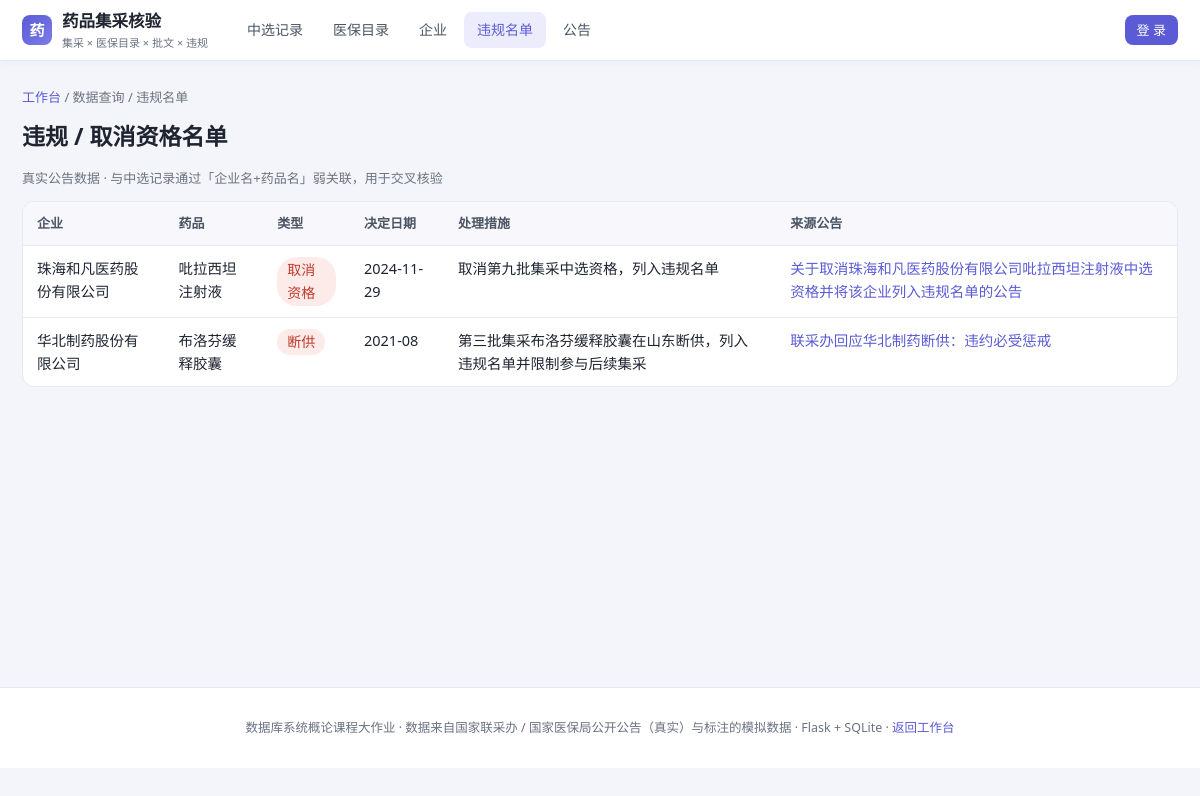
Screenshot of /violations with the database file from the repository.
### tables this page shows
CREATE TABLE violation (
  violation_id  INTEGER PRIMARY KEY,
  notice_no     TEXT,
  manufacturer  TEXT NOT NULL,                     -- 企业名（文本，弱关联键）
  product_name  TEXT NOT NULL,                     -- 药品名（文本，弱关联键）
  viol_type     TEXT CHECK(viol_type IN ('断供','取消资格','其他')),
  decision_date TEXT,
  action        TEXT,
  source_announcement_id INTEGER REFERENCES announcement(announcement_id),
  data_kind     TEXT NOT NULL DEFAULT '真实'
                CHECK(data_kind IN ('真实','模拟'))
);

CREATE TABLE announcement (
  announcement_id INTEGER PRIMARY KEY,
  notice_no       TEXT UNIQUE,                     -- 公告文号
  title           TEXT NOT NULL,
  publisher       TEXT,                            -- 发布机构
  pub_date        TEXT,
  url             TEXT,
  ann_type        TEXT CHECK(ann_type IN
                  ('中选结果','供应清单','违规处理','目录通知','其他')),
  data_kind       TEXT NOT NULL DEFAULT '真实'
                  CHECK(data_kind IN ('真实','模拟'))
);

### src/app.py (the view)
@app.route("/violations")
def violations():
    rows = query("SELECT v.*, a.title src_title, a.url src_url FROM violation v "
                 "LEFT JOIN announcement a ON a.announcement_id=v.source_announcement_id")
    return render_template("violations.html", rows=rows)

### src/app.py (called while the page is built)
def current_user():
    uid = session.get("uid")
    if not uid:
        return None
    return query_one("SELECT * FROM user_account WHERE user_id=?", (uid,))

@app.context_processor
def inject_user():
    return {"me": current_user(), "ROLES": ROLES}

### src/db.py (called while the page is built)
def get_db():
    if "db" not in g:
        g.db = sqlite3.connect(DB_PATH)
        g.db.row_factory = sqlite3.Row
        g.db.execute("PRAGMA foreign_keys=ON")
    return g.db

def query(sql, args=()):
    return get_db().execute(sql, args).fetchall()

### src/templates/violations.html
{% extends "base.html" %}{% block t %}违规名单{% endblock %}
{% block body %}
<div class="crumb"><a href="{{ url_for('index') }}">工作台</a> / 数据查询 / 违规名单</div>
<h1>违规 / 取消资格名单</h1>
<p class="muted">真实公告数据 · 与中选记录通过「企业名+药品名」弱关联，用于交叉核验</p>
<table>
  <tr><th>企业</th><th>药品</th><th>类型</th><th>决定日期</th><th>处理措施</th><th>来源公告</th></tr>
  {% for v in rows %}
  <tr><td>{{ v.manufacturer }}</td><td>{{ v.product_name }}</td>
      <td><span class="tag bad">{{ v.viol_type }}</span></td><td>{{ v.decision_date }}</td>
      <td>{{ v.action }}</td>
      <td><a class="link" href="{{ v.src_url }}" target="_blank">{{ v.src_title }}</a></td></tr>
  {% endfor %}
</table>
{% endblock %}

### src/static/style.css (style rules this page uses)
* { box-sizing:border-box }
:root { --pri:#5B5BD6; --pri-d:#4646B8; --ink:#1F2430; --muted:#6B7280; --line:#E7E8F0; --bg:#F4F5FA; --card:#fff; --teal:#0F6E56; --red:#C0392B; }
body { margin:0;font-family:system-ui,-apple-system,"Segoe UI","Microsoft YaHei",sans-serif;background:var(--bg);color:var(--ink);font-size:16px;line-height:1.6 }
h1 { font-size:23px;font-weight:700;margin:0 0 6px }
.crumb { font-size:13px;color:var(--muted);margin-bottom:10px }
.crumb a { color:var(--pri);text-decoration:none }
table { border-collapse:separate;border-spacing:0;width:100%;background:#fff;font-size:13.5px;border:1px solid var(--line);border-radius:12px;overflow:hidden }
th,td { padding:11px 14px;text-align:left;vertical-align:top;border-bottom:1px solid var(--line) }
th { background:#F7F7FC;color:#4B5563;font-weight:600;font-size:13px;white-space:nowrap }
tr:last-child td { border-bottom:0 }
a.link { color:var(--pri);text-decoration:none;font-weight:500 }
.tag { display:inline-block;padding:2px 10px;border-radius:20px;font-size:14px;background:#F0F0F5;color:#5B6170;font-weight:500 }
.tag.bad { background:#FCEBE9;color:var(--red) }
.muted { color:var(--muted);font-size:13px }
main table { font-size:14.5px }

### rows the page displays
violation: manufacturer "珠海和凡医药股份有限公司", product_name "吡拉西坦注射液", viol_type "取消资格", decision_date "2024-11-29", action "取消第九批集采中选资格，列入违规名单", src_title "关于取消珠海和凡医药股份有限公司吡拉西坦注射液中选资格并将该企业列入违规名单的公告"
violation: manufacturer "华北制药股份有限公司", product_name "布洛芬缓释胶囊", viol_type "断供", decision_date "2021-08", action "第三批集采布洛芬缓释胶囊在山东断供，列入违规名单并限制参与后续集采", src_title "联采办回应华北制药断供：违约必受惩戒"
